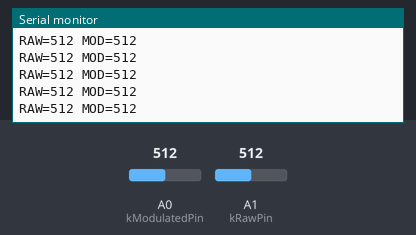
The sketch below on a simulated Arduino Uno, built with avr-gcc and run on an emulated ATmega328P. Shown: the last lines printed to the serial monitor. The test bench sets the inputs (shaded band); at power-on: A0 (kModulatedPin) = 512, A1 (kRawPin) = 512.

Above: at 1.2 s.
1.3 s: A0 (kModulatedPin) set to 984
At 1.45 s:
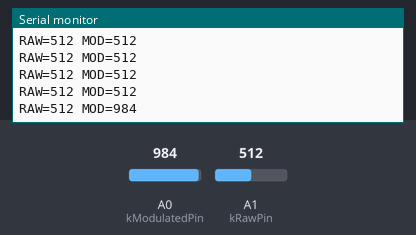
2.8 s: A0 (kModulatedPin) set to 1012
At 2.95 s:
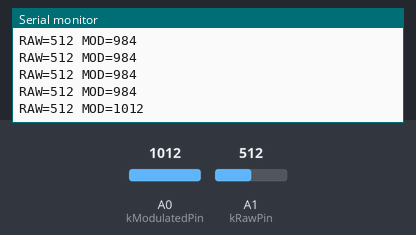
Timing chart, 0 to 5.8 s (numbered marks = the images above; inputs shaded):
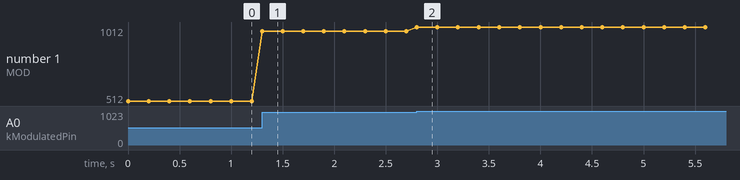

The sketch:

modulator_test.ino
```cpp
#include <Arduino.h>

static const uint8_t kModulatedPin = A0;
static const uint8_t kRawPin = A1;

void setup() {
  Serial.begin(115200);
}

void loop() {
  static unsigned long lastPrint = 0;
  static int lastRaw = -1;
  static int lastMod = -1;

  const int raw = analogRead(kRawPin);
  const int modulated = analogRead(kModulatedPin);

  if (millis() - lastPrint >= 200 || raw != lastRaw || modulated != lastMod) {
    lastPrint = millis();
    lastRaw = raw;
    lastMod = modulated;
    Serial.print("RAW=");
    Serial.print(raw);
    Serial.print(" MOD=");
    Serial.println(modulated);
  }
}
```

Measured:
- after the input at 1.3 s, the serial monitor: prints a new line at once (image 1)
- after the input at 2.8 s, the serial monitor: prints a new line at once (image 2)
- plotted number 1: 512 → 984 after the input at 1.3 s, 984 → 1012 after the input at 2.8 s
